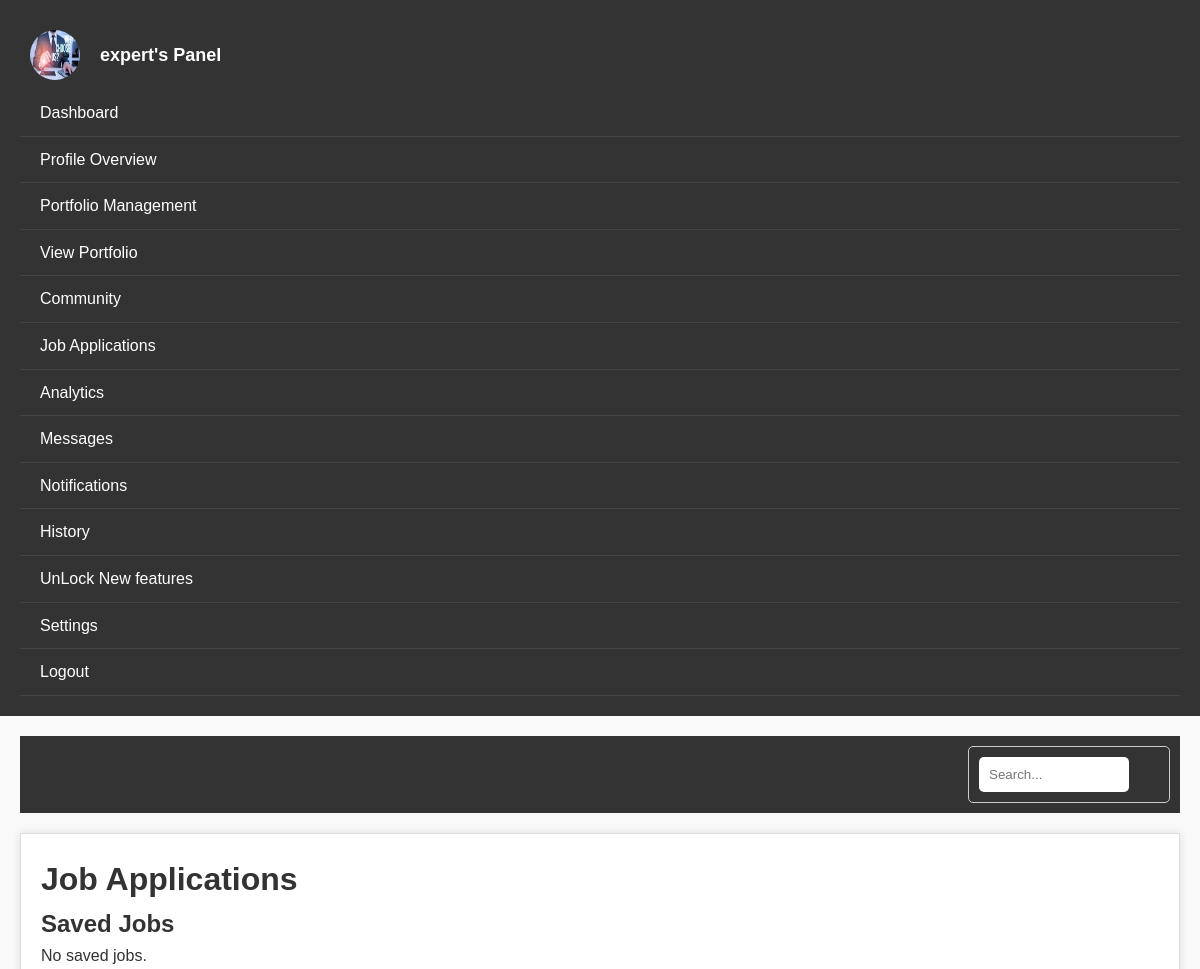
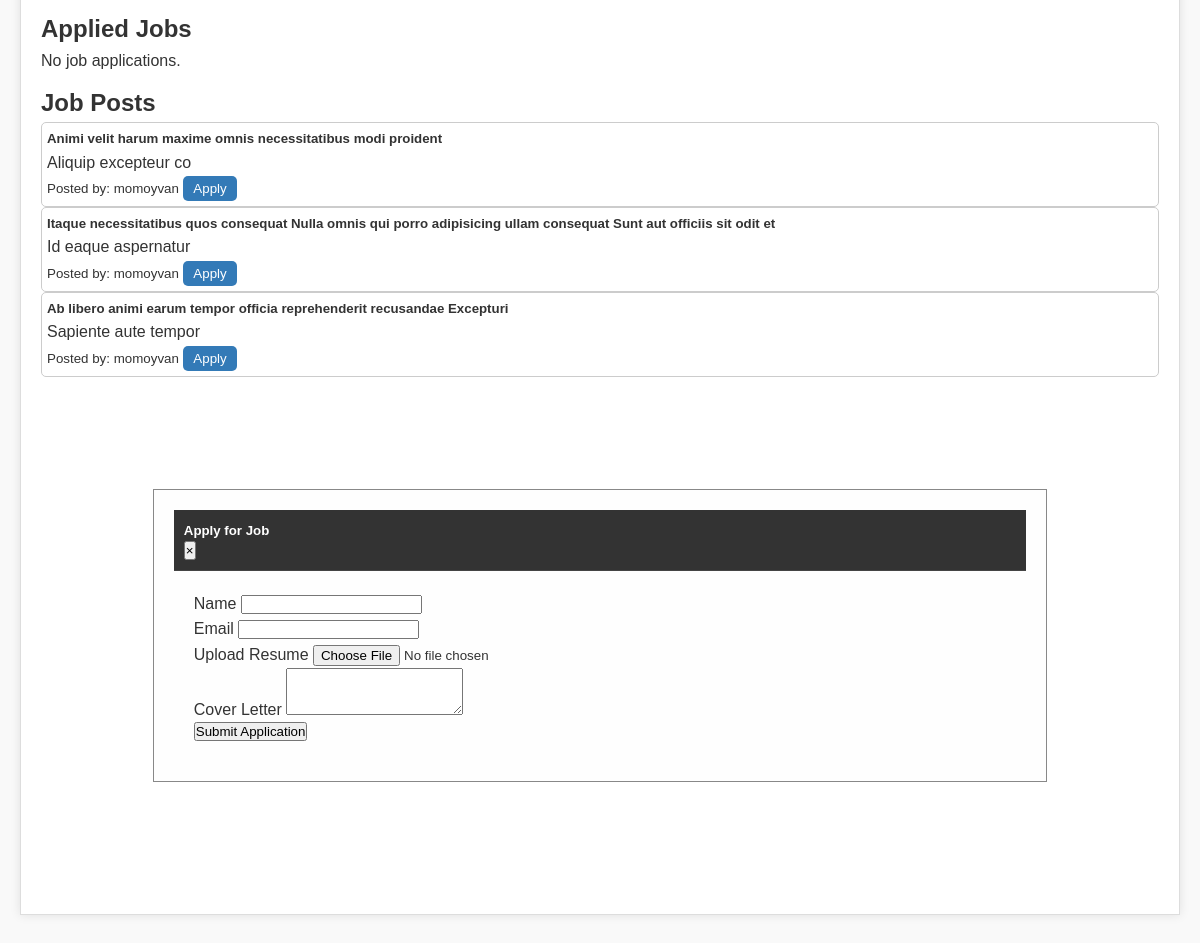
The page /job-applications/ (signed in) on the database its author committed (2 pictures, top to bottom).
### job/models.py (models this page shows, shortened)
class CustomUser(AbstractUser):
    ROLE_CHOICES = (
        ('admin', 'Admin'),
        ('expert', 'Expert'),
        ('client', 'Client'),
    )
    role = models.CharField(max_length=30, choices=ROLE_CHOICES, default='client')
    profile_picture = models.ImageField(upload_to='profile_pictures/', blank=True, null=True)
    phone = models.CharField(max_length=15, default='0000000000')  # Provide a default value
    address = models.TextField(null=True, blank=True)  # Temporarily allow null

class JobPost(models.Model):
    title = models.CharField(max_length=255)
    description = models.TextField()
    requirements = models.TextField()
    qualifications = models.TextField()
    posted_by = models.ForeignKey(settings.AUTH_USER_MODEL, on_delete=models.CASCADE)  # Use AUTH_USER_MODEL
    is_active = models.BooleanField(default=True)
    created_at = models.DateTimeField(default=timezone.now)
    updated_at = models.DateTimeField(auto_now=True)

### job/views.py (the view)
# urls.py: path('job-applications/', job_applications, name='job_applications'),
def job_applications(request):
    job_posts = JobPost.objects.filter(is_active=True)
    applications = JobApplication.objects.filter(candidate_email=request.user.email)
    saved_jobs = []  # Logic to get saved jobs if implemented
    return render(request, 'panel/expert/find/job_applications.html', {
        'job_posts': job_posts,
        'applications': applications,
        'saved_jobs': saved_jobs,
    })

### job/templates/panel/expert/find/job_applications.html (shortened to what this page needs)
{% load static %}
{% block content %}
<link rel="stylesheet" href="{% static 'css/job.css' %}">
<div class="dashboard">
    <div class="dashboard-nav">
        <header>
            <a href="{% url 'expert_panel' %}" class="brand-logo animate__animated animate__fadeInLeft">
                {% if user.profile_picture %}
                    <img src="{{ user.profile_picture.url }}" alt="{{ user.username }}'s profile picture" class="profile-pic" />
                {% else %}
                    <img src="{% static 'image/why.jpeg' %}" alt="Default Avatar" class="profile-pic" />
                {% endif %}
                <span>{{ user.username }}'s Panel</span>
            </a>
        </header>
        <nav class="dashboard-nav-list">
            <a href="{% url 'expert_panel' %}" class="dashboard-nav-item"> Dashboard</a>
            <a href="{% url 'profile_overview' %}" class="dashboard-nav-item"> Profile Overview</a>
            <a href="{% url 'create_portfolio' %}" class="dashboard-nav-item"> Portfolio Management</a>
            <a href="{% url 'portfolio_list' %}" class="dashboard-nav-item"> View Portfolio</a>
            <a href="{% url 'community_page' %}" class="dashboard-nav-item"> Community</a>
            <a href="{% url 'job_applications' %}" class="dashboard-nav-item"> Job Applications</a>
            <a href="#" class="dashboard-nav-item"> Analytics</a>
            <a href="#" class="dashboard-nav-item"> Messages</a>
            <a href="#" class="dashboard-nav-item"> Notifications</a>
            <a href="#" class="dashboard-nav-item"> History</a>
            <a href="#" class="dashboard-nav-item"> UnLock New features</a>
            <a href="{% url 'security_settings' %}" class="dashboard-nav-item"> Settings</a>
            <a href="{% url 'logout' %}" class="dashboard-nav-item"> Logout</a>
        </nav>
    </div>
    <main class="dashboard-app">
        <header class="dashboard-toolbar">
            <div class="header-icons">
                <div class="search-bar">
                    <input type="text" placeholder="Search..." aria-label="Search" />
                    <button class="btn btn-outline-secondary" type="button"></button>
                </div>
            </div>
        </header>
<div class="container mt-5">
    <h1 class="text-center">Job Applications</h1>
    <div class="row mt-4">
        <div class="col-md-12">
            <h2>Saved Jobs</h2>
            <div id="saved-jobs" class="list-group">
                {% for job in saved_jobs %}
                <a href="#" class="list-group-item list-group-item-action">
                    <h5 class="mb-1">{{ job.title }}</h5>
                    <p class="mb-1">{{ job.description }}</p>
                    <small>Posted on: {{ job.created_at }}</small>
                </a>
                {% empty %}
                <p>No saved jobs.</p>
                {% endfor %}
            </div>
        </div>
    </div>
    <div class="row mt-4">
        <div class="col-md-12">
            <h2>Applied Jobs</h2>
            <div id="applied-jobs" class="list-group">
                {% for application in applications %}
                <a href="#" class="list-group-item list-group-item-action">
                    <h5 class="mb-1">{{ application.job_post.title }}</h5>
                    <p class="mb-1">Status: {{ application.job_post.status }}</p>
                    <small>Applied on: {{ application.applied_at }}</small>
                </a>
                {% empty %}
                <p>No job applications.</p>
                {% endfor %}
            </div>
        </div>
    </div>
    <div class="row mt-4">
        <div class="col-md-12">
            <h2>Job Posts</h2>
            <div id="job-posts" class="list-group">
                {% for job in job_posts %}
                <div class="list-group-item">
                    <h5 class="mb-1">{{ job.title }}</h5>
                    <p class="mb-1">{{ job.description }}</p>
                    <small>Posted by: {{ job.posted_by.username }}</small>
                    <button class="btn btn-primary mt-2 apply-job" data-job-id="{{ job.id }}" data-toggle="modal" data-target="#applyModal">Apply</button>
                </div>
                {% endfor %}
            </div>
        </div>
    </div>
    <div class="modal fade" id="applyModal" tabindex="-1" role="dialog" aria-labelledby="applyModalLabel" aria-hidden="true">
        <div class="modal-dialog" role="document">
            <div class="modal-content">
                <div class="modal-header">
                    <h5 class="modal-title" id="applyModalLabel">Apply for Job</h5>
                    <button type="button" class="close" data-dismiss="modal" aria-label="Close">
                        <span aria-hidden="true">&times;</span>
                    </button>
                </div>
                <div class="modal-body">
                    <form id="apply-form" method="POST" enctype="multipart/form-data">
                        <div class="form-group">
                            <label for="candidate_name">Name</label>
                            <input type="text" class="form-control" id="candidate_name" name="candidate_name" required>
                        </div>
                        <div class="form-group">
                            <label for="candidate_email">Email</label>
                            <input type="email" class="form-control" id="candidate_email" name="candidate_email" required>
                        </div>
                        <div class="form-group">
                            <label for="resume">Upload Resume</label>
                            <input type="file" class="form-control" id="resume" name="resume" required>
                        </div>
                        <div class="form-group">
                            <label for="cover_letter">Cover Letter</label>
                            <textarea class="form-control" id="cover_letter" name="cover_letter" rows="3" required></textarea>
                        </div>
                        <button type="submit" class="btn btn-primary">Submit Application</button>
                    </form>
                </div>
            </div>
        </div>
    </div>
</div>
{% endblock %}

### job/static/css/job.css (style rules this page uses)
* { box-sizing: border-box; margin: 0; padding: 0; }
.dashboard { display: flex; flex-direction: row; height: 100vh; }
.dashboard-nav { width: 250px; background-color: #333; color: #fff; padding: 20px; }
.dashboard-nav-list { list-style: none; padding: 0; margin: 0; }
.dashboard-nav-item { display: block; padding: 10px; border-bottom: 1px solid #444; color: #fff; text-decoration: none; }
.dashboard-app { flex: 1; padding: 20px; }
.brand-logo { display: flex; align-items: center; text-decoration: none; color: #fff; }
.brand-logo img { width: 50px; height: 50px; border-radius: 50%; margin: 10px; }
.brand-logo span { font-size: 18px; font-weight: bold; margin-left: 10px; }
.dashboard-toolbar { background-color: #333; color: #fff; padding: 10px; display: flex; justify-content: space-between; align-items: center; }
.header-icons { display: flex; align-items: center; }
.search-bar { display: flex; align-items: center; border: 1px solid #ccc; padding: 10px; border-radius: 5px; }
.search-bar input[type="text"] { width: 150px; padding: 10px; border: none; border-radius: 5px; }
.search-bar button[type="button"] { background-color: #333; color: #fff; border: none; padding: 10px; border-radius: 5px; cursor: pointer; }
.container { max-width: 1200px; margin: 40px auto; padding: 20px; background-color: #fff; border: 1px solid #ddd; box-shadow: 0 0 10px rgba(0, 0, 0, 0.1); }
h1 { margin-top: 0; }
.list-group { margin-bottom: 20px; }
.list-group-item { padding: 10px; border: 1px solid #ccc; border-radius: 5px; cursor: pointer; }
.apply-job { background-color: #337ab7; color: #fff; border: none; padding: 10px 20px; border-radius: 5px; cursor: pointer; }
.modal-content { background-color: #fefefe; margin: 10% auto; padding: 20px; border: 1px solid #888; width: 80%; }
.modal-header { background-color: #333; color: #fff; padding: 10px; border-bottom: 1px solid #444; }
.modal-body { padding: 20px; }
@media (max-width: 1200px) { .dashboard { flex-direction: column; } }
@media (max-width: 1200px) { .dashboard-nav { width: 100%; padding: 20px; } }
@media (max-width: 1200px) { .dashboard-app { padding: 20px; } }
@media (max-width: 1200px) { .container { margin: 20px auto } }
@media (max-width: 1200px) { .list-group { margin-bottom: 10px; } }
@media (max-width: 1200px) { .list-group-item { padding: 5px; } }
@media (max-width: 1200px) { .apply-job { padding: 5px 10px; } }

### job/templates/panel/expert/find/job_applications.html (style rules this page uses)
.list-group-item { transition: transform 0.2s; }

### rows shown on the page
CustomUser: username "expert"
JobPost: title "Animi velit harum maxime omnis necessitatibus modi proident", description "Aliquip excepteur co", posted_by.username "momoyvan"
JobPost: title "Itaque necessitatibus quos consequat Nulla omnis qui porro adipisicing ullam consequat Sunt aut officiis sit odit et", description "Id eaque aspernatur", posted_by.username "momoyvan"
JobPost: title "Ab libero animi earum tempor officia reprehenderit recusandae Excepturi", description "Sapiente aute tempor", posted_by.username "momoyvan"
